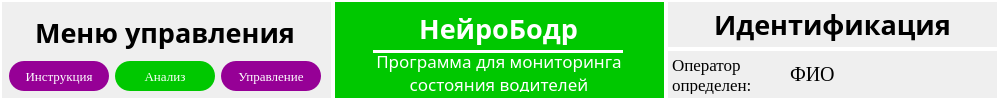
          <widget class="QWidget" name="widget" native="true">
           <property name="maximumSize">
            <size>
             <width>123123</width>
             <height>100</height>
            </size>
           </property>
           <property name="styleSheet">
            <string notr="true"/>
           </property>
           <layout class="QGridLayout" name="gridLayout_6">
            <property name="leftMargin">
             <number>0</number>
            </property>
            <property name="topMargin">
             <number>0</number>
            </property>
            <property name="rightMargin">
             <number>0</number>
            </property>
            <property name="bottomMargin">
             <number>0</number>
            </property>
            <property name="spacing">
             <number>0</number>
            </property>
            <item row="0" column="0" rowspan="2">
             <widget class="QWidget" name="widget_13" native="true">
              <property name="minimumSize">
               <size>
                <width>333</width>
                <height>0</height>
               </size>
              </property>
              <property name="maximumSize">
               <size>
                <width>333</width>
                <height>16777215</height>
               </size>
              </property>
              <property name="styleSheet">
               <string notr="true">#widget_13 {border: 2px solid white;}</string>
              </property>
              <layout class="QGridLayout" name="gridLayout_4">
               <item row="0" column="0" colspan="3">
                <widget class="QLabel" name="label_6">
                 <property name="minimumSize">
                  <size>
                   <width>0</width>
                   <height>0</height>
                  </size>
                 </property>
                 <property name="maximumSize">
                  <size>
                   <width>123123</width>
                   <height>16777215</height>
                  </size>
                 </property>
                 <property name="font">
                  <font>
                   <family>Jura</family>
                   <pointsize>20</pointsize>
                   <weight>75</weight>
                   <bold>true</bold>
                   <underline>false</underline>
                  </font>
                 </property>
                 <property name="styleSheet">
                  <string notr="true"/>
                 </property>
                 <property name="text">
                  <string>Меню управления</string>
                 </property>
                 <property name="alignment">
                  <set>Qt::AlignCenter</set>
                 </property>
                </widget>
               </item>
               <item row="1" column="0">
                <widget class="QPushButton" name="pushButton_4">
                 <property name="sizePolicy">
                  <sizepolicy hsizetype="Minimum" vsizetype="Fixed">
                   <horstretch>0</horstretch>
                   <verstretch>0</verstretch>
                  </sizepolicy>
                 </property>
                 <property name="maximumSize">
                  <size>
                   <width>100</width>
                   <height>30</height>
                  </size>
                 </property>
                 <property name="font">
                  <font>
                   <family>Tinos</family>
                   <pointsize>10</pointsize>
                   <weight>50</weight>
                   <bold>false</bold>
                  </font>
                 </property>
                 <property name="styleSheet">
                  <string notr="true">background-color: rgb(150,0,150); color: white; border-radius: 15px;</string>
                 </property>
                 <property name="text">
                  <string>Инструкция</string>
                 </property>
                </widget>
               </item>
               <item row="1" column="1">
                <widget class="QPushButton" name="pushButton_5">
                 <property name="sizePolicy">
                  <sizepolicy hsizetype="Minimum" vsizetype="Fixed">
                   <horstretch>0</horstretch>
                   <verstretch>0</verstretch>
                  </sizepolicy>
                 </property>
                 <property name="maximumSize">
                  <size>
                   <width>100</width>
                   <height>35</height>
                  </size>
                 </property>
                 <property name="font">
                  <font>
                   <family>Tinos</family>
                   <pointsize>10</pointsize>
                   <weight>50</weight>
                   <bold>false</bold>
                  </font>
                 </property>
                 <property name="styleSheet">
                  <string notr="true">background-color: rgb(0,200,0); color: white; border-radius: 15px;</string>
                 </property>
                 <property name="text">
                  <string>Анализ</string>
                 </property>
                </widget>
               </item>
               <item row="1" column="2">
                <widget class="QPushButton" name="pushButton_6">
                 <property name="sizePolicy">
                  <sizepolicy hsizetype="Minimum" vsizetype="Fixed">
                   <horstretch>0</horstretch>
                   <verstretch>0</verstretch>
                  </sizepolicy>
                 </property>
                 <property name="maximumSize">
                  <size>
                   <width>100</width>
                   <height>35</height>
                  </size>
                 </property>
                 <property name="font">
                  <font>
                   <family>Tinos</family>
                   <pointsize>10</pointsize>
                   <weight>50</weight>
                   <bold>false</bold>
                  </font>
                 </property>
                 <property name="styleSheet">
                  <string notr="true">background-color: rgb(150,0,150); color: white; border-radius: 15px;</string>
                 </property>
                 <property name="text">
                  <string>Управление</string>
                 </property>
                </widget>
               </item>
              </layout>
             </widget>
            </item>
            <item row="0" column="1" rowspan="2">
             <widget class="QWidget" name="widget_12" native="true">
              <property name="minimumSize">
               <size>
                <width>333</width>
                <height>0</height>
               </size>
              </property>
              <property name="maximumSize">
               <size>
                <width>333</width>
                <height>16777215</height>
               </size>
              </property>
              <property name="styleSheet">
               <string notr="true">#widget_12 {border: 2px solid white;}
* { background-color: rgb(0,200,0); }</string>
              </property>
              <widget class="QLabel" name="label">
               <property name="geometry">
                <rect>
                 <x>10</x>
                 <y>10</y>
                 <width>311</width>
                 <height>36</height>
                </rect>
               </property>
               <property name="font">
                <font>
                 <family>Jura</family>
                 <pointsize>20</pointsize>
                 <weight>75</weight>
                 <bold>true</bold>
                 <underline>false</underline>
                </font>
               </property>
               <property name="styleSheet">
                <string notr="true">color: white</string>
               </property>
               <property name="text">
                <string>НейроБодр</string>
               </property>
               <property name="alignment">
                <set>Qt::AlignCenter</set>
               </property>
              </widget>
              <widget class="QWidget" name="widget_3" native="true">
               <property name="enabled">
                <bool>true</bool>
               </property>
               <property name="geometry">
                <rect>
                 <x>40</x>
                 <y>50</y>
                 <width>250</width>
                 <height>3</height>
                </rect>
               </property>
               <property name="minimumSize">
                <size>
                 <width>0</width>
                 <height>3</height>
                </size>
               </property>
               <property name="maximumSize">
                <size>
                 <width>250</width>
                 <height>3</height>
                </size>
               </property>
               <property name="sizeIncrement">
                <size>
                 <width>0</width>
                 <height>0</height>
                </size>
               </property>
               <property name="font">
                <font>
                 <pointsize>9</pointsize>
                </font>
               </property>
               <property name="layoutDirection">
                <enum>Qt::LeftToRight</enum>
               </property>
               <property name="styleSheet">
                <string notr="true">background-color: white</string>
               </property>
              </widget>
              <widget class="QLabel" name="label_2">
               <property name="geometry">
                <rect>
                 <x>9</x>
                 <y>53</y>
                 <width>314</width>
                 <height>39</height>
                </rect>
               </property>
               <property name="font">
                <font>
                 <family>Jura</family>
                 <pointsize>13</pointsize>
                 <underline>false</underline>
                </font>
               </property>
               <property name="styleSheet">
                <string notr="true">color: white</string>
               </property>
               <property name="text">
                <string>Программа для мониторинга состояния водителей</string>
               </property>
               <property name="alignment">
                <set>Qt::AlignCenter</set>
               </property>
               <property name="wordWrap">
                <bool>true</bool>
               </property>
              </widget>
             </widget>
            </item>
            <item row="0" column="2">
             <widget class="QWidget" name="widget_14" native="true">
              <property name="minimumSize">
               <size>
                <width>333</width>
                <height>0</height>
               </size>
              </property>
              <property name="maximumSize">
               <size>
                <width>333</width>
                <height>16777215</height>
               </size>
              </property>
              <property name="styleSheet">
               <string notr="true">#widget_14 {border: 2px solid white;}</string>
              </property>
              <layout class="QGridLayout" name="gridLayout">
               <property name="leftMargin">
                <number>6</number>
               </property>
               <property name="topMargin">
                <number>6</number>
               </property>
               <property name="rightMargin">
                <number>6</number>
               </property>
               <property name="bottomMargin">
                <number>6</number>
               </property>
               <property name="spacing">
                <number>0</number>
               </property>
               <item row="0" column="0">
                <widget class="QLabel" name="label_7">
                 <property name="minimumSize">
                  <size>
                   <width>0</width>
                   <height>0</height>
                  </size>
                 </property>
                 <property name="maximumSize">
                  <size>
                   <width>333</width>
                   <height>16777215</height>
                  </size>
                 </property>
                 <property name="font">
                  <font>
                   <family>Jura</family>
                   <pointsize>20</pointsize>
                   <weight>75</weight>
                   <bold>true</bold>
                   <underline>false</underline>
                  </font>
                 </property>
                 <property name="styleSheet">
                  <string notr="true"/>
                 </property>
                 <property name="text">
                  <string>Идентификация</string>
                 </property>
                 <property name="alignment">
                  <set>Qt::AlignCenter</set>
                 </property>
                </widget>
               </item>
              </layout>
             </widget>
            </item>
            <item row="1" column="2">
             <widget class="QWidget" name="widget_16" native="true">
              <property name="minimumSize">
               <size>
                <width>333</width>
                <height>0</height>
               </size>
              </property>
              <property name="maximumSize">
               <size>
                <width>333</width>
                <height>16777215</height>
               </size>
              </property>
              <property name="styleSheet">
               <string notr="true">#widget_16 {border: 2px solid white;}</string>
              </property>
              <layout class="QHBoxLayout" name="horizontalLayout_5">
               <property name="spacing">
                <number>18</number>
               </property>
               <property name="leftMargin">
                <number>6</number>
               </property>
               <property name="topMargin">
                <number>6</number>
               </property>
               <property name="rightMargin">
                <number>6</number>
               </property>
               <property name="bottomMargin">
                <number>6</number>
               </property>
               <item>
                <widget class="QLabel" name="label_8">
                 <property name="maximumSize">
                  <size>
                   <width>100</width>
                   <height>16777215</height>
                  </size>
                 </property>
                 <property name="font">
                  <font>
                   <family>Tinos</family>
                   <pointsize>13</pointsize>
                   <weight>50</weight>
                   <bold>false</bold>
                   <underline>false</underline>
                  </font>
                 </property>
                 <property name="styleSheet">
                  <string notr="true">#widget_8 {border: 1px solid white}</string>
                 </property>
                 <property name="text">
                  <string>Оператор определен:</string>
                 </property>
                 <property name="alignment">
                  <set>Qt::AlignLeading|Qt::AlignLeft|Qt::AlignVCenter</set>
                 </property>
                 <property name="wordWrap">
                  <bool>true</bool>
                 </property>
                </widget>
               </item>
               <item>
                <widget class="QLabel" name="label_9">
                 <property name="font">
                  <font>
                   <family>Tinos</family>
                   <pointsize>15</pointsize>
                   <weight>50</weight>
                   <bold>false</bold>
                   <underline>false</underline>
                  </font>
                 </property>
                 <property name="styleSheet">
                  <string notr="true">#widget_8 {border: 1px solid white}</string>
                 </property>
                 <property name="text">
                  <string>ФИО</string>
                 </property>
                 <property name="alignment">
                  <set>Qt::AlignLeading|Qt::AlignLeft|Qt::AlignVCenter</set>
                 </property>
                 <property name="wordWrap">
                  <bool>true</bool>
                 </property>
                </widget>
               </item>
              </layout>
             </widget>
            </item>
           </layout>
          </widget>
